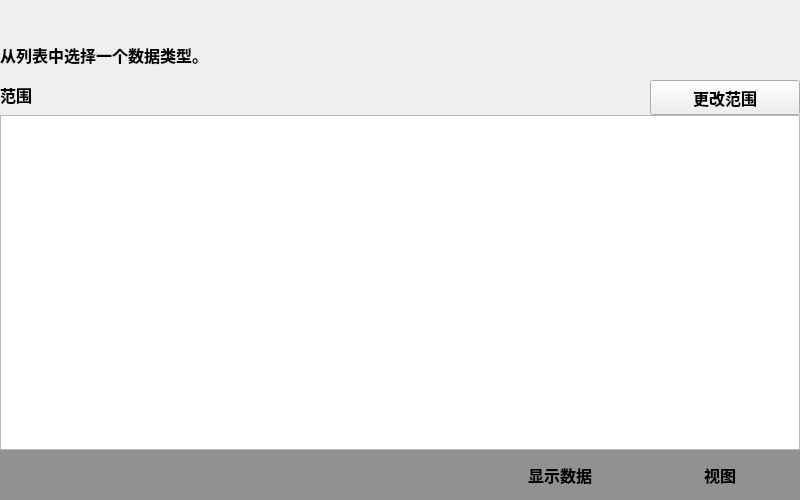
<?xml version="1.0" encoding="UTF-8"?>
<ui version="4.0">
 <class>ProgramData_ChooseDataType</class>
 <widget class="QWidget" name="ProgramData_ChooseDataType">
  <property name="geometry">
   <rect>
    <x>0</x>
    <y>0</y>
    <width>800</width>
    <height>500</height>
   </rect>
  </property>
  <property name="windowTitle">
   <string>Form</string>
  </property>
  <widget class="QWidget" name="widget" native="true">
   <property name="geometry">
    <rect>
     <x>0</x>
     <y>450</y>
     <width>800</width>
     <height>50</height>
    </rect>
   </property>
   <property name="styleSheet">
    <string notr="true">background-color: rgb(145, 145, 145);</string>
   </property>
   <widget class="QPushButton" name="btn_View">
    <property name="geometry">
     <rect>
      <x>640</x>
      <y>0</y>
      <width>160</width>
      <height>50</height>
     </rect>
    </property>
    <property name="font">
     <font>
      <pointsize>12</pointsize>
      <weight>75</weight>
      <bold>true</bold>
     </font>
    </property>
    <property name="text">
     <string>视图</string>
    </property>
    <property name="flat">
     <bool>true</bool>
    </property>
   </widget>
   <widget class="QPushButton" name="btn_ShowData">
    <property name="geometry">
     <rect>
      <x>480</x>
      <y>0</y>
      <width>160</width>
      <height>50</height>
     </rect>
    </property>
    <property name="font">
     <font>
      <pointsize>12</pointsize>
      <weight>75</weight>
      <bold>true</bold>
     </font>
    </property>
    <property name="text">
     <string>显示数据</string>
    </property>
    <property name="flat">
     <bool>true</bool>
    </property>
   </widget>
  </widget>
  <widget class="QLabel" name="label_Pos">
   <property name="geometry">
    <rect>
     <x>0</x>
     <y>5</y>
     <width>800</width>
     <height>20</height>
    </rect>
   </property>
   <property name="font">
    <font>
     <pointsize>10</pointsize>
     <weight>75</weight>
     <bold>true</bold>
    </font>
   </property>
   <property name="text">
    <string/>
   </property>
  </widget>
  <widget class="QTableWidget" name="tableWidget">
   <property name="geometry">
    <rect>
     <x>0</x>
     <y>115</y>
     <width>800</width>
     <height>335</height>
    </rect>
   </property>
   <property name="font">
    <font>
     <pointsize>12</pointsize>
     <weight>75</weight>
     <bold>true</bold>
    </font>
   </property>
  </widget>
  <widget class="QLabel" name="ExplainLabel">
   <property name="geometry">
    <rect>
     <x>0</x>
     <y>40</y>
     <width>800</width>
     <height>30</height>
    </rect>
   </property>
   <property name="font">
    <font>
     <pointsize>12</pointsize>
     <weight>75</weight>
     <bold>true</bold>
    </font>
   </property>
   <property name="text">
    <string>从列表中选择一个数据类型。</string>
   </property>
  </widget>
  <widget class="QPushButton" name="AlterScope">
   <property name="geometry">
    <rect>
     <x>650</x>
     <y>80</y>
     <width>150</width>
     <height>35</height>
    </rect>
   </property>
   <property name="font">
    <font>
     <pointsize>12</pointsize>
     <weight>75</weight>
     <bold>true</bold>
    </font>
   </property>
   <property name="text">
    <string>更改范围</string>
   </property>
  </widget>
  <widget class="QLabel" name="ScopeLabel">
   <property name="geometry">
    <rect>
     <x>0</x>
     <y>80</y>
     <width>650</width>
     <height>30</height>
    </rect>
   </property>
   <property name="font">
    <font>
     <pointsize>12</pointsize>
     <weight>75</weight>
     <bold>true</bold>
    </font>
   </property>
   <property name="text">
    <string>范围</string>
   </property>
  </widget>
 </widget>
 <resources/>
 <connections/>
</ui>
